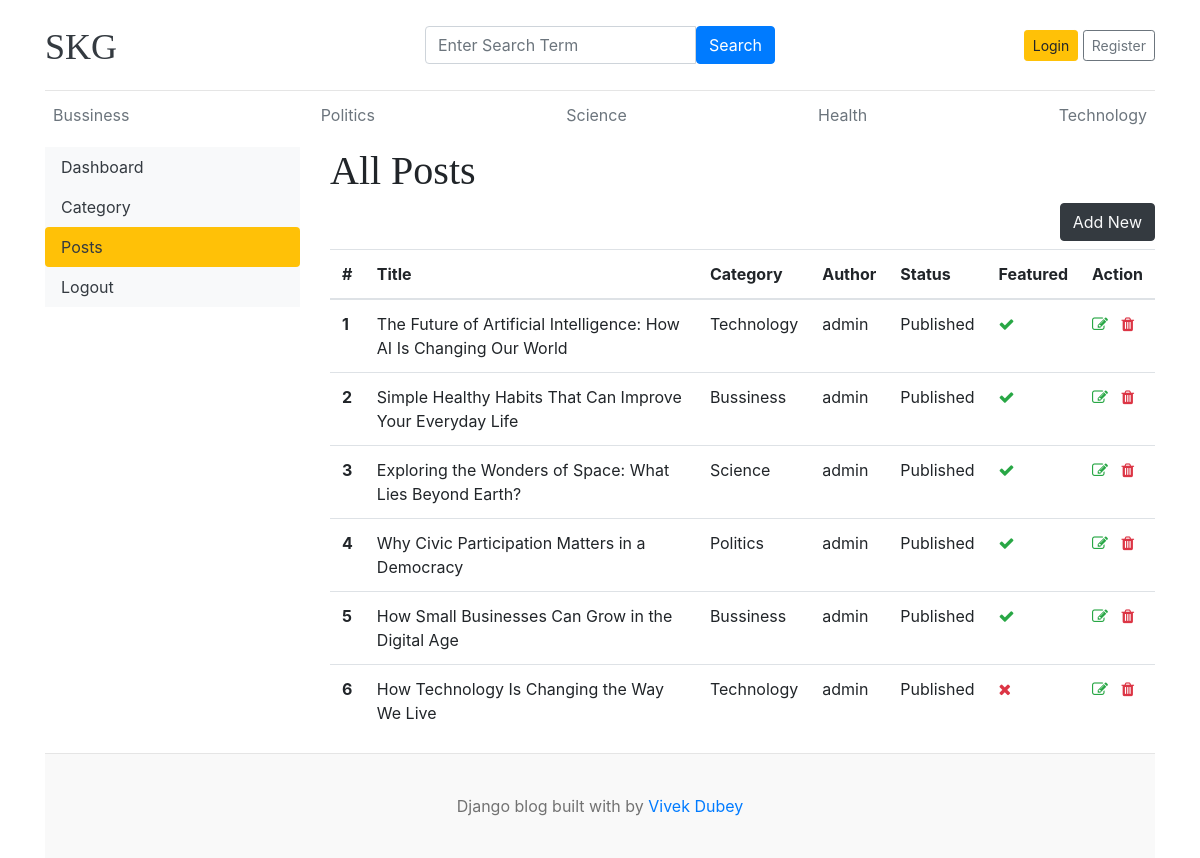
The app's page /dashboard/posts/ with its own data.
### articles/models.py (models this page shows, shortened)
class Category(models.Model):
    category_name = models.CharField(max_length=50, unique=True)
    created_at = models.DateTimeField(auto_now_add=True)
    updated_at = models.DateTimeField(auto_now=True)
    class Meta:
        verbose_name_plural = 'categories'
    def __str__(self):
        return self.category_name

class Blog(models.Model):
    title = models.CharField(max_length=100)
    slug = models.SlugField(max_length=150, unique=True, blank=True)
    category = models.ForeignKey(Category, on_delete=models.CASCADE)
    author = models.ForeignKey(User, on_delete=models.CASCADE)
    featured_image = models.ImageField(upload_to='uploads/%Y/%m/%d')
    short_description = models.TextField(max_length=500)
    blog_body = models.TextField(max_length=2000)
    status = models.CharField(max_length=20, choices=STATUS_CHOICES, default="Draft")
    is_featured = models.BooleanField(default=False)
    created_at = models.DateTimeField(auto_now_add=True)
    updated_at = models.DateTimeField(auto_now=True)

### dashboard/views.py (the view)
# urls.py: path('posts/', views.posts, name='posts'),
def posts(request):
    posts = Blog.objects.all()
    context = {'posts':posts}
    return render(request, 'dashboard/post.html', context=context)

### articles/context_processor.py (called while the page is built)
def get_categories(request):
    categories = Category.objects.all()
    return dict(categories=categories)

def get_social_links(request):
    social_links =SocialLink.objects.all()
    return dict(social_links=social_links)

### templates/dashboard/post.html (shortened to what this page needs)
{% extends 'base.html' %} {% block content %}
<div class="row">
  {% include "dashboard/sidebar.html" %}
  <div class="col-md-9">
    <h1>All Posts</h1>
    <a href="{% url "add_post" %}" class="btn btn-dark text-light float-right mb-2">Add New</a>
    <table class="table table-hover">
      <thead>
        <tr>
          <th>#</th>
          <th>Title</th>
          <th>Category</th>
          <th>Author</th>
          <th>Status</th>
          <th>Featured</th>
          <th>Action</th>
        </tr>
      </thead>
      <tbody>
        {% for post in posts %}
        <tr>
          <th>{{ forloop.counter }}</th>
          <td>{{post.title}}</td>
          <td>{{ post.category }}</td>
          <td>{{ post.author }}</td>
          <td>{{ post.status }}</td>
          <td>{% if post.is_featured %} <i class="fa fa-check text-success"></i> {% else %} <i class="fa fa-times text-danger"></i> {% endif %}</td>
          <td>
            <a href="{% url 'edit_post' post.id%}"><i class="fa fa-edit text-success"></i></a>
            <a
              href="{% url 'delete_post' post.id %}"
            >
              <i class="fa fa-trash text-danger"></i>
            </a>
          </td>
        </tr>
        {% endfor %}
      </tbody>
    </table>
  </div>
</div>
{% endblock %}

### templates/base.html (shortened to what this page needs)
{% load static %}
<!doctype html>
<html lang="en">
  <head>
    <link
      href="https://getbootstrap.com/docs/4.0/dist/css/bootstrap.min.css"
      rel="stylesheet"
    />
    <link rel="stylesheet" href="https://cdnjs.cloudflare.com/ajax/libs/font-awesome/4.7.0/css/font-awesome.min.css">
    <link href="{% static 'css/blog.css' %}" rel="stylesheet" />
  </head>
  <body>
    <div class="container">
      <header class="blog-header py-3">
        <div class="row flex-nowrap justify-content-between align-items-center">
          <div class="col-4 pt-1">
            <a class="blog-header-logo text-dark" href="/">SKG</a>
          </div>
          <div class="col-4">
            <form action="{% url "search" %}" method="GET">
              <div class="input-group">
              <input
                type="text"
                class="form-control"
                placeholder="Enter Search Term"
                name="keyword"
                value="{{keyword}}"
              >
              <button
                class="btn btn-primary"
                type="submit"
              >
                Search
              </button>
            </div>
            </form>
          </div>
          <div class="col-4 d-flex justify-content-end align-items-center">
            {% if not user.is_authenticated %}
            <a class="btn btn-sm btn-warning" href="{% url 'login' %}">Login</a> &nbsp;
            <a class="btn btn-sm btn-outline-secondary" href="{% url "register" %}">Register</a>
            {% else %}
            <span><a href="{% url 'dashboard' %}">Dashboard</a></span>
            &emsp;
            <span><a href="{% url 'logout' %}">Logout</a></span>
            {% endif %}
          </div>
        </div>
      </header>
      <div class="nav-scroller py-1 mb-2">
        <nav class="nav d-flex justify-content-between">
          {% for cat in categories %}
          <a class="p-2 text-muted" href="{% url 'post_by_category' cat.id %}"> {{cat.category_name}}</a>
          {% endfor %}
        </nav>
      </div>
{% block content %}
{% endblock%}
    <footer class="blog-footer">
      <p>Django blog built with by <a href="#">Vivek Dubey</a></p>
    </footer>
  </body>
</html>

### static/css/blog.css (style rules this page uses)
.blog-header { border-bottom: 1px solid #e5e5e5; }
.blog-header-logo { font-family: "Playfair Display", Georgia, "Times New Roman", serif; font-size: 2.25rem; }
h1, h2, h3, h4, h5, h6 { font-family: "Playfair Display", Georgia, "Times New Roman", serif; }
.blog-footer { padding: 2.5rem 0; color: #727272; text-align: center; background-color: #f9f9f9; border-top: .05rem solid #e5e5e5; }
.blog-footer p:last-child { margin-bottom: 0; }

### records on screen
Category: category_name "Bussiness"
Category: category_name "Politics"
Category: category_name "Science"
Category: category_name "Health"
Category: category_name "Technology"
Blog: title "The Future of Artificial Intelligence: How AI Is Changing Our World", category "Technology", author "admin", status "Published", is_featured True (drawn)
Blog: title "Simple Healthy Habits That Can Improve Your Everyday Life", category "Bussiness", author "admin", status "Published", is_featured True (drawn)
Blog: title "Exploring the Wonders of Space: What Lies Beyond Earth?", category "Science", author "admin", status "Published", is_featured True (drawn)
Blog: title "Why Civic Participation Matters in a Democracy", category "Politics", author "admin", status "Published", is_featured True (drawn)
Blog: title "How Small Businesses Can Grow in the Digital Age", category "Bussiness", author "admin", status "Published", is_featured True (drawn)
Blog: title "How Technology Is Changing the Way We Live", category "Technology", author "admin", status "Published", is_featured False (drawn)
